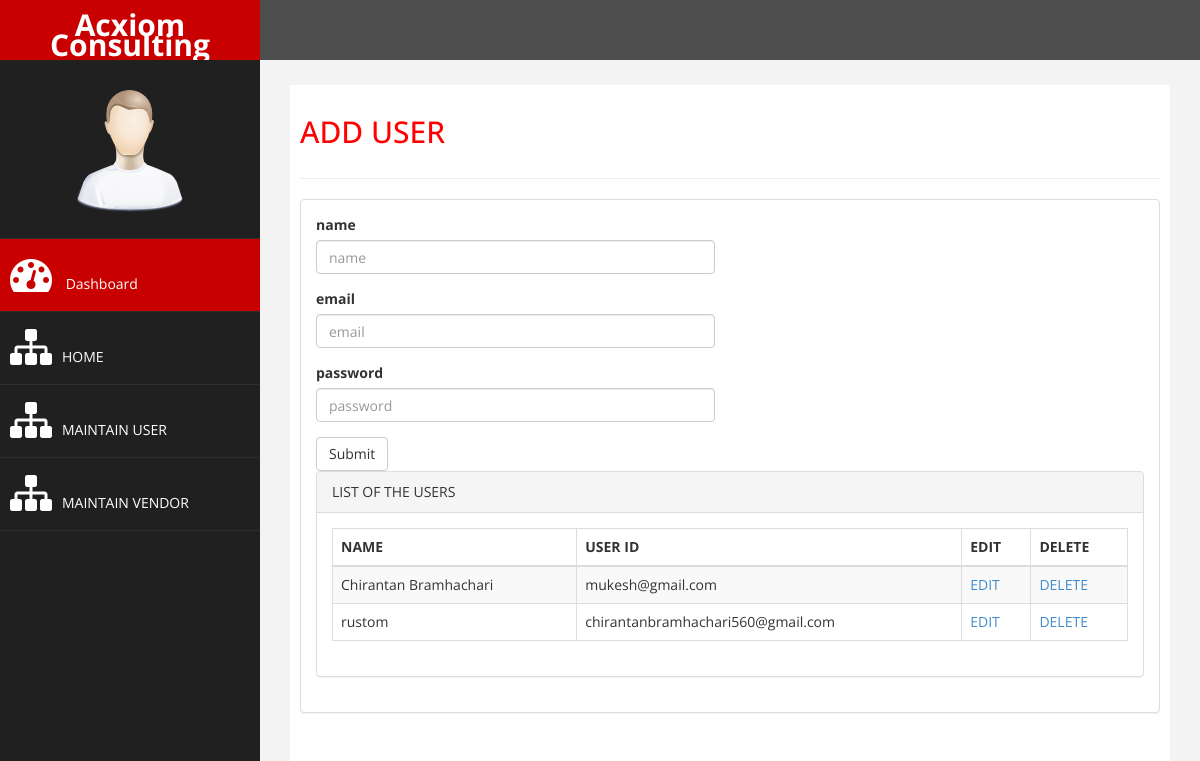
The app's page /maintain_user with its own data.
### ems/models.py (models this page shows, shortened)
class user(models.Model):
    name=models.CharField(max_length=100)
    userid=models.CharField(max_length=20)
    phno=models.CharField(max_length=12,default="")
    password=models.CharField(max_length=20)

### ems/views.py (the view, shortened to what this page needs)
# urls.py: path('maintain_user',views.maintain_user,name='maintain_user'),
def maintain_user(request):
    d=user.objects.all()
    return render(request,'maintain_user.html',{'data':d})

### templates/maintain_user.html (shortened to what this page needs)
{% extends 'admin_master.html' %}
{% block content %}
<div id="page-wrapper" >
    <div id="page-inner">
        <div class="row">
            <div class="col-md-12">
             <h2>ADD USER</h2>
            </div>
        </div>
         <hr />
       <div class="row">
        <div class="col-md-12">
            <div class="panel panel-default">
                <div class="panel-body">
                    <div class="row">
                        <div class="col-md-6">
                            <form role="form" method="POST" action="/maintain_user" enctype="multipart/form-data">
                                <div class="form-group">
                                    <label>name</label>
                                    <input type="text" class="form-control" placeholder="name" name="name" required>
                                </div>
                                <div class="form-group">
                                    <label>email</label>
                                    <input type="email" class="form-control" placeholder="email" name="email" required>
                                </div>
                                <div class="form-group">
                                    <label>password</label>
                                    <input type="password" class="form-control" placeholder="password" name="pass" required>
                                </div>
                                <input type="submit" class="btn btn-default">
                            </form>
                        </div>
    </div>
    <div class="row">
        <div class="col-md-12">
            <div class="panel panel-default">
                <div class="panel-heading">
                     LIST OF THE USERS
                </div>
                <div class="panel-body">
                    <div class="table-responsive">
                        <table class="table table-striped table-bordered table-hover" id="dataTables-example">
                            <thead>
                                <tr>
                                    <th>NAME</th>
                                    <th>USER ID</th>
                                    <th>EDIT</th>
                                    <th>DELETE</th>
                                </tr>
                            </thead>
                            <tbody>
                                {% for i in data %}
                                <tr>
                                    <td>{{i.name}}</td>
                                    <td>{{i.userid}}</td>
                                    <td><a href="/edit_user/{{i.id}}">EDIT</a></td>
                                    <td><a href="/del_user/{{i.id}}">DELETE</a></td>
                                </tr>
                                {% endfor %}
                            </tbody>
                        </table>
                    </div>
                </div>
            </div>
        </div>
    </div>
    {% endblock %}

### static/css/custom.css (style rules this page uses)
body { font-family: 'Open Sans', sans-serif; }
#page-wrapper { padding: 15px 15px; min-height: 600px; background:#F3F3F3; }
#page-inner { width:100%; margin:10px 20px 10px 0px; background-color:#fff!important; padding:10px; min-height:1200px; }
h2 { color: #f00; }
@media (min-width:768px) { #page-wrapper { margin: 0 0 0 260px; padding: 15px 30px; min-height: 1200px; } }

### records on screen
user: name "Chirantan Bramhachari", userid "mukesh@gmail.com"
user: name "rustom", userid "chirantanbramhachari560@gmail.com"
